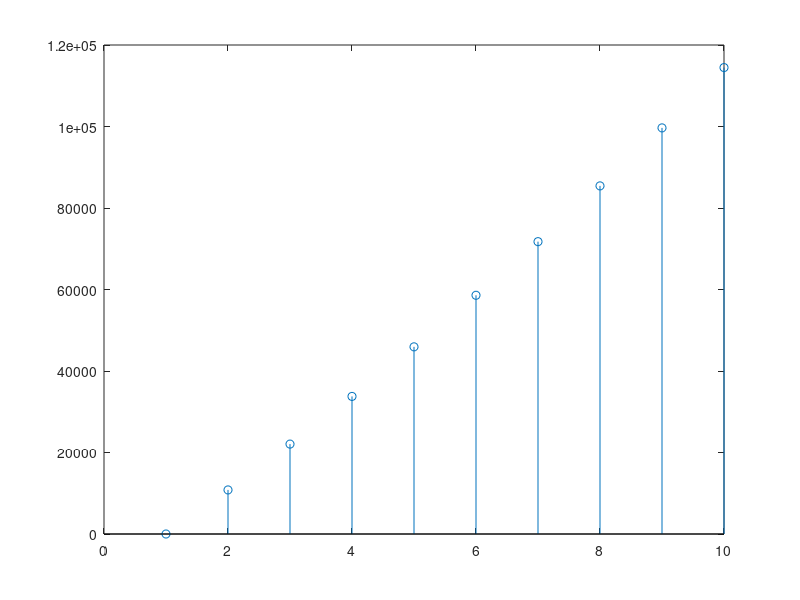

The MATLAB script that drew this image:
function f6
total=linspace(0,0,10);
total(1)=0;
for k=2:10
    total(k)=total(k-1)+10000*(1.04).^k;
end
x=1:10;
stem(x,total)
end